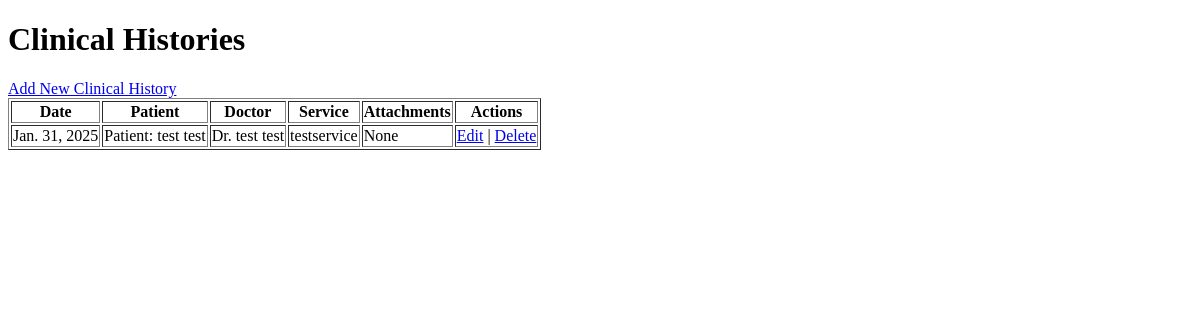
Page /clinical_histories/ on the earlier database version.
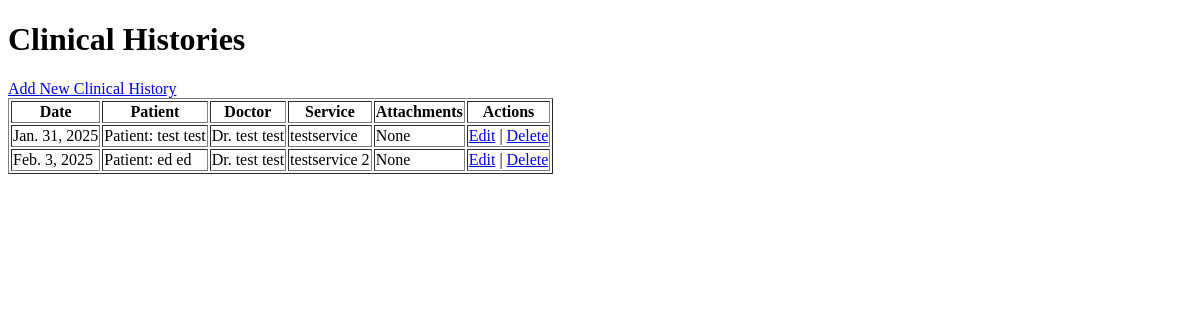
Same page on the later database version.
### clinical_histories/models.py (models this page shows, shortened)
class ClinicalHistory(models.Model):
    patient = models.ForeignKey(Patient, on_delete=models.CASCADE, related_name="clinical_histories")
    doctor = models.ForeignKey(Doctor, on_delete=models.CASCADE, related_name="signed_histories")
    appointment = models.ForeignKey(Appointment, on_delete=models.CASCADE, blank=True, null=True)
    service = models.ForeignKey(Service, on_delete=models.SET_NULL, null=True)
    description = models.TextField()
    date = models.DateField(auto_now_add=True)
    attachments = models.FileField(upload_to='clinical_histories/', blank=True, null=True)

### patients/models.py (models this page shows)
class Patient(models.Model):
    person = models.OneToOneField(Person, on_delete=models.CASCADE)
    def __str__(self):
        return f"Patient: {self.person.first_name} {self.person.last_name}"

### people/models.py (models this page shows, shortened)
class Person(models.Model):
    GENDER_CHOICES = [
        ('Male', 'Male'),
        ('Female', 'Female'),
        ('Other', 'Other')
    ]
    first_name = models.CharField(max_length=100)
    last_name = models.CharField(max_length=100)
    date_of_birth = models.DateField()
    email = models.EmailField(unique=True)
    phone = models.CharField(max_length=20)
    address = models.CharField(max_length=255)
    gender = models.CharField(max_length=10, choices=GENDER_CHOICES)

### doctors/models.py (models this page shows)
class Doctor(models.Model):
    person = models.OneToOneField(Person, on_delete=models.CASCADE)  # Each doctor is a person
    specializations = models.ManyToManyField(Specialization, through="DoctorSpecialization")
    def __str__(self):
        return f"Dr. {self.person.first_name} {self.person.last_name}"

### services/models.py (models this page shows)
class Service(models.Model):
    name = models.CharField(max_length=100, unique=True)
    description = models.TextField(blank=True, null=True)
    price = models.DecimalField(max_digits=10, decimal_places=2)
    doctors = models.ManyToManyField(Doctor, related_name="services")  # Link to doctors
    specializations = models.ManyToManyField(Specialization, related_name="services")  # Link to specializations
    def __str__(self):
        return self.name

### clinical_histories/views.py (the view)
# urls.py: path('', clinical_history_list, name='clinical_history_list'),
def clinical_history_list(request):
    histories = ClinicalHistory.objects.all()
    return render(request, 'clinical_histories/clinical_history_list.html', {'histories': histories})

### clinical_histories/templates/clinical_histories/clinical_history_list.html (shortened to what this page needs)
<!DOCTYPE html>
<html>
<head>
</head>
<body>
    <h1>Clinical Histories</h1>
    <a href="{% url 'clinical_history_create' %}">Add New Clinical History</a>
    <table border="1">
        <thead>
            <tr>
                <th>Date</th>
                <th>Patient</th>
                <th>Doctor</th>
                <th>Service</th>
                <th>Attachments</th>
                <th>Actions</th>
            </tr>
        </thead>
        <tbody>
            {% for history in histories %}
                <tr>
                    <td>{{ history.date }}</td>
                    <td>{{ history.patient }}</td>
                    <td>{{ history.doctor }}</td>
                    <td>{{ history.service }}</td>
                    <td>{% if history.attachments %}<a href="{{ history.attachments.url }}" target="_blank">View</a>{% else %}None{% endif %}</td>
                    <td>
                        <a href="{% url 'clinical_history_update' history.id %}">Edit</a> |
                        <a href="{% url 'clinical_history_delete' history.id %}">Delete</a>
                    </td>
                </tr>
            {% endfor %}
        </tbody>
    </table>
</body>
</html>

Differences in the rows shown:
added ClinicalHistory: date "Feb. 3, 2025", patient "Patient: ed ed", doctor "Dr. test test", service "testservice 2", attachments "None"
